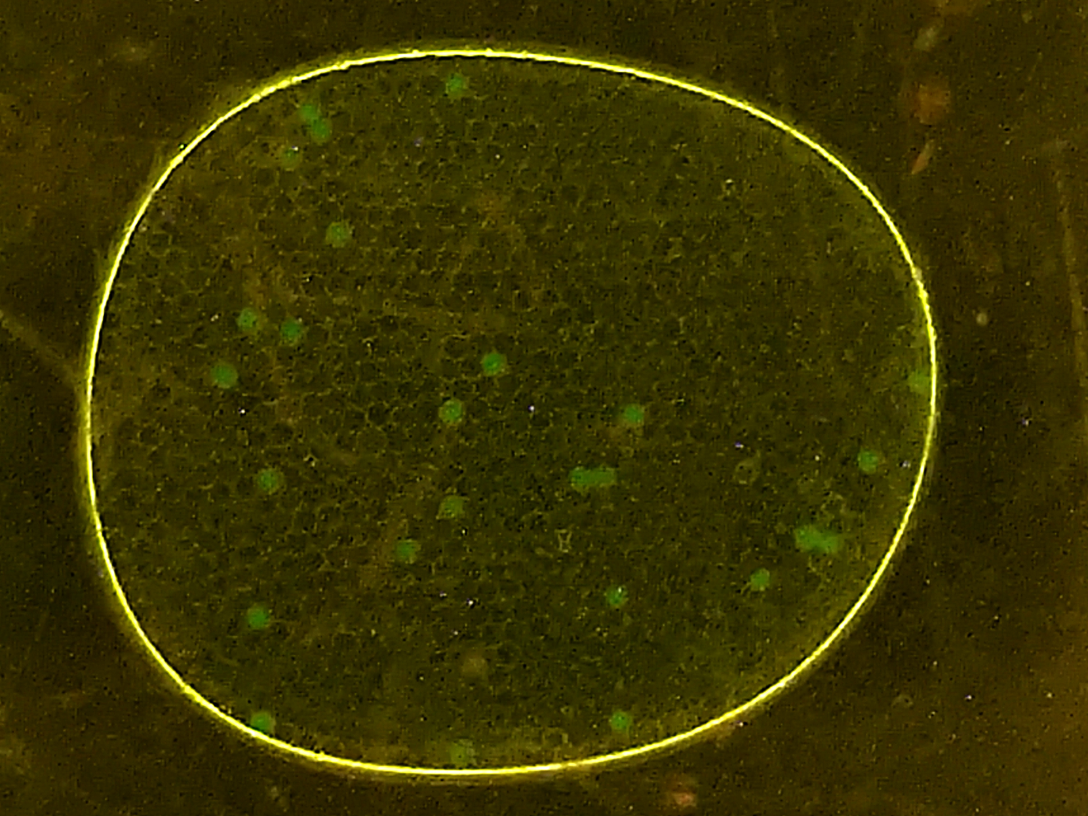
#> input picture notebooks/05/image_data/25-camera.jpg, 3264 x 2448 px, given in place of Gold STEM HAADF 59000 x 20220318 1542.tif, which was not available (shown at 1/3 size)
$ jupyter execute --allow-errors 03-experiments-with-computer-vision.ipynb   (shell and % lines are left out)   (text cells are left out)
#> lines starting #> are read from the running program, lines starting #| are printed output that depends on the picture; after the words box and inside, x2 and y2 are one past the last pixel; in counts of white or black regions, pixels touching at a corner belong together; pictures that were not available may be replaced by others from this repository, and a replacement may not be noted
[cell 1]
# standard Python libraries
import numpy as np
import matplotlib.pyplot as plt
from PIL import Image
from scipy import ndimage

# computer vision libraries
import cv2 as cv2

[cell 2]
path = "image_data/"
file = "25-miniM.tif"

path = "image_data/Jiang Photos/"
file = "Gold STEM HAADF 59000 x 20220318 1542.tif"

# read color image with OpenCV
img_bgr = cv2.imread(path + file)
#> img_bgr is the input picture: shape (2448, 3264, 3); mean B, G, R 2.3, 52.4, 57.6
#> (the rest of this cell did not finish here and is left out)

[cell 3]
# convert to RGB
img_rgb = cv2.cvtColor(img_bgr, cv2.COLOR_BGR2RGB)

# display images with Matploblib
fig, ax = plt.subplots(1, 2, figsize=(12, 4))

ax[0].imshow(img_rgb)
ax[0].set_title("RGB image displayed as RGB")

ax[1].imshow(img_bgr)
ax[1].set_title("A BGR image incorrectly shown as RGB")
#> figure, not shown here; B, G, R data is drawn as R, G, B

[cell 4]
img = img_rgb[0:1800, :, :].copy()
plt.imshow(img)

[cell 5]
r, g, b = cv2.split(img)

[cell 6]
def histogram(channel, bp=3, wp=252):
    """Return histogram and bins for a single channel."""
#> called with bp = 3, wp = 252
    hist = cv2.calcHist([channel], [0], None, [wp-bp+1], [bp, wp])
#> hist = 250 values, max 281221 at index 48, min 0 at index 249, mean 23301.6
    bins = np.array([b for b in range(bp, wp+1)])
#> bins = 250 values from 3 to 252
    return hist.flatten(), bins

def display_channel(channel, label=""):
    fig, ax = plt.subplots(1, 2, figsize=(15, 5))
    ax[0].imshow(channel.astype(np.uint8), cmap="gray")
    ax[0].set_title(label)
    hist, bins = histogram(channel.astype(np.uint8))
#> bins = 250 values from 3 to 252
    ax[1].fill_between(bins, hist, alpha=0.4, color="k", label=label)
    ax[1].legend()

display_channel(r, "red")
display_channel(g, "green")
display_channel(b, "blue")

fig, ax = plt.subplots(1, 2, figsize=(15, 5))
ax[0].imshow(img)
for color, channel in zip(['r', 'g', 'b'], [r, g, b]):
    hist, bins = histogram(channel)
    ax[1].fill_between(bins, hist, color=color, label=color, alpha=0.3)
#> this loop made 3 passes
#> color on passes 1 to 3: 'r', 'g', 'b'
ax[1].legend()

[cell 7]
# subtract blue channel from green channel
blue_weight = 0.58
offset = -20
cimg = (0.33*r + 0.34*g + 0.33*b)
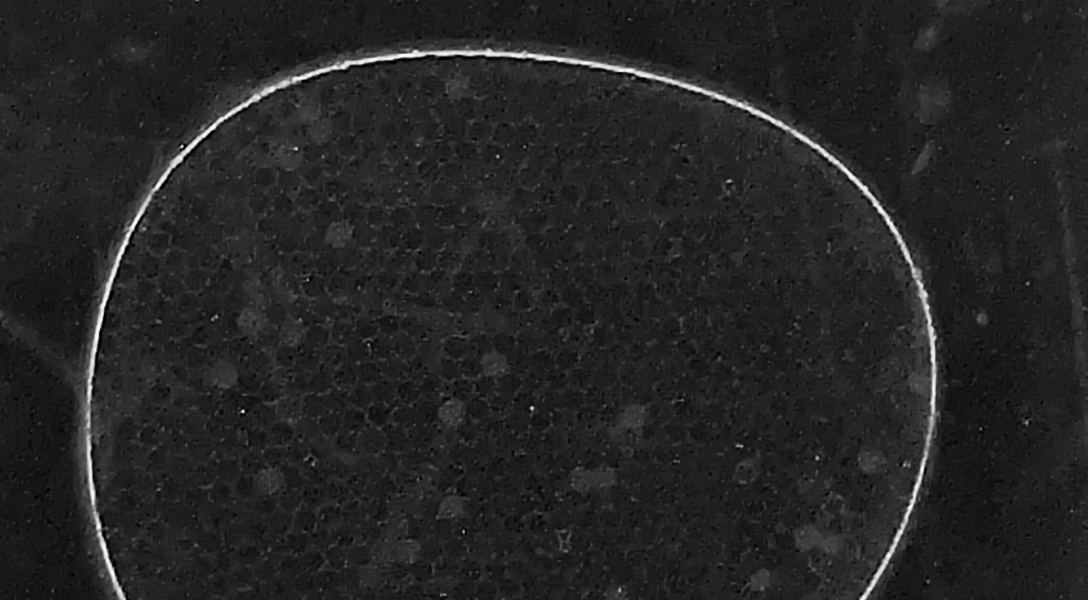
#> cimg: shape (1800, 3264) float64 (shown at 1/3 size); min 0, max 255, mean 37.3; drawn with min black and max white

# convert to integer
cimg = cimg.astype(np.uint8)
display_channel(cimg, "particle channel zero threshold")

[cell 8]
himg = cv2.equalizeHist(cimg)
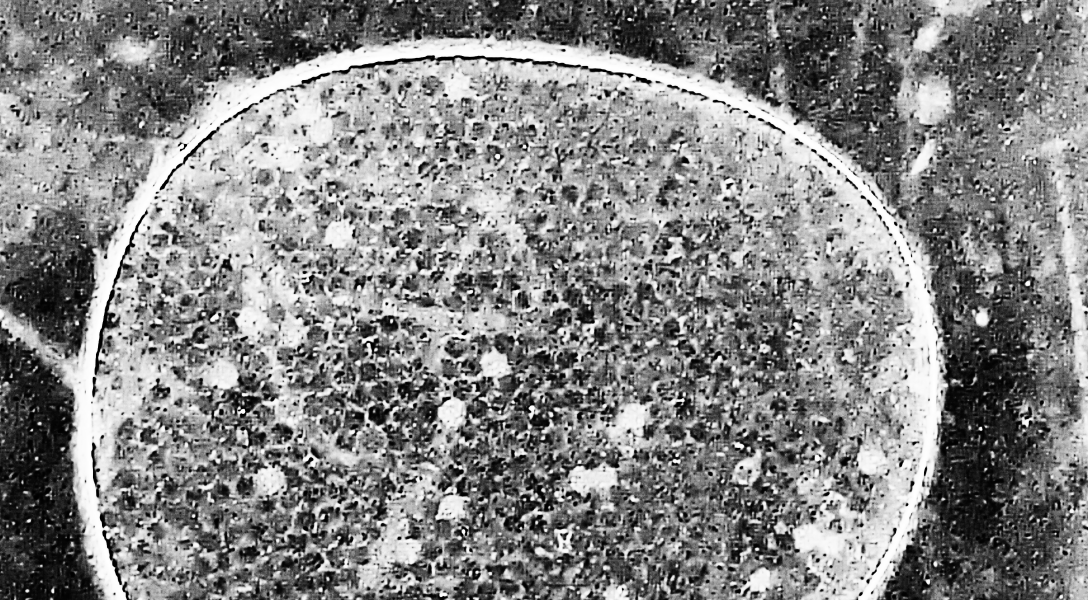
#> himg: shape (1800, 3264) (shown at 1/3 size); min 0, max 255, mean 131.8
display_channel(himg, 'equalized')

[cell 9]
# kernel size (odd number)
ksize = 21

# median filter
bimg = cv2.medianBlur(himg, ksize)
display_channel(bimg, "Low Pass Filter")

[cell 10]
# Gaussian filter
bimg = cv2.GaussianBlur(himg, (ksize, ksize), 0)
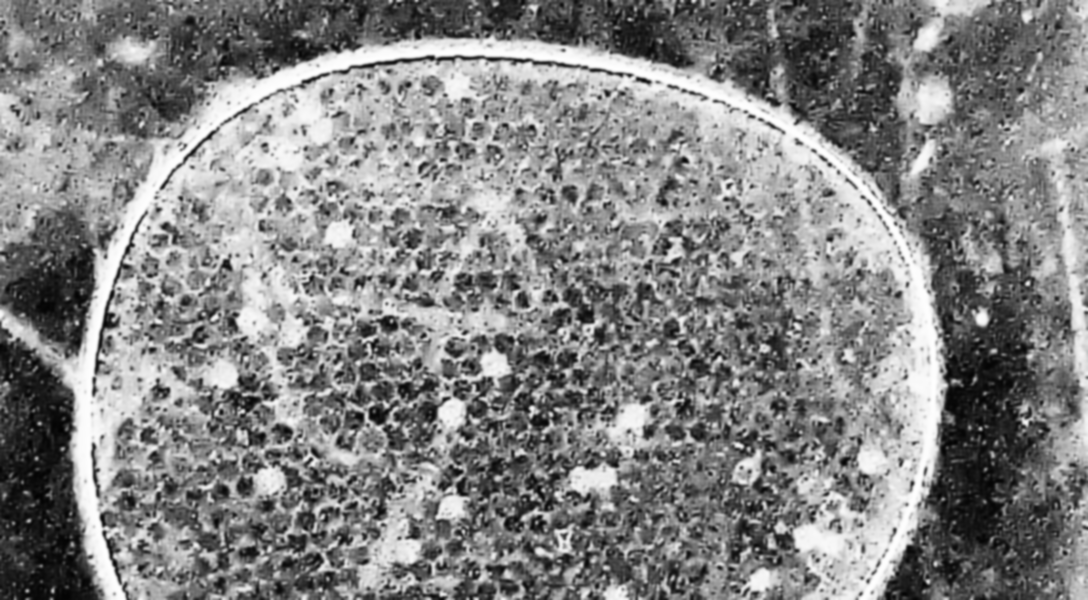
#> bimg: shape (1800, 3264) (shown at 1/3 size); min 1, max 255, mean 131.8
display_channel(bimg, "Low Pass Filter")

[cell 11]
ret, timg = cv2.threshold(cimg, 128, 255, cv2.THRESH_BINARY)
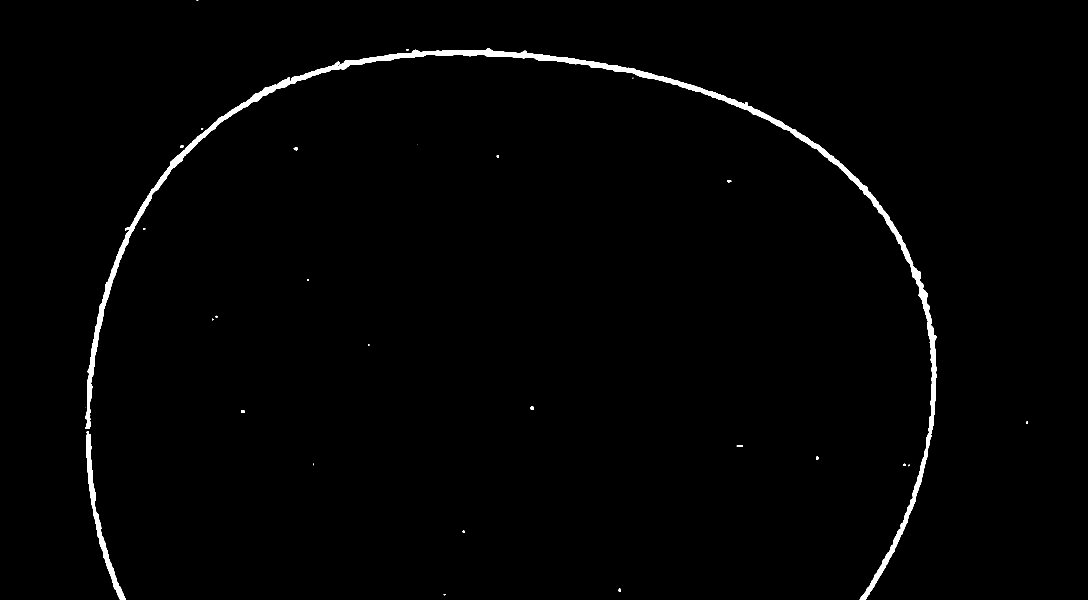
#> timg: shape (1800, 3264) (shown at 1/3 size); 1.2% white; 28 white regions (9 under 20 px), largest, box (x1, y1, x2, y2) and area: (256, 145, 2809, 1800) 62530, (258, 1293, 378, 1800) 7059, (1591, 1219, 1602, 1230) 87
display_channel(timg, 'equalized')

[cell 12]
threshold = 130

T, simg = cv2.threshold(timg, 0, 255, cv2.THRESH_OTSU + cv2.THRESH_BINARY)
#> T = 0

fig, ax = plt.subplots(1, 2, figsize=(15, 5))
ax[0].imshow(img)
ax[1].imshow(simg, cmap="gray")
print(f"Threshold = {T}")
#| Threshold = 0.0

[cell 13]
kernel = np.ones((3, 3))
iterations = 8

def morph_close (img, kernel, iterations=1):
#> called with kernel = array of shape (3, 3), iterations = 8
    ret = cv2.dilate(img, kernel=kernel, iterations=iterations)
#> ret: shape (1800, 3264); 3.1% white; 20 white regions, largest, box (x1, y1, x2, y2) and area: (248, 137, 2817, 1800) 171118, (2702, 1383, 2737, 1407) 774, (628, 939, 660, 969) 758
    ret = cv2.erode(ret, kernel=kernel, iterations=iterations)
#> ret: shape (1800, 3264); 1.2% white; 21 white regions (6 under 20 px), largest, box (x1, y1, x2, y2) and area: (256, 145, 2809, 1800) 71662, (1591, 1219, 1602, 1230) 87, (2710, 1391, 2729, 1399) 86
    return ret

close_img = morph_close(simg, kernel, iterations)
plt.imshow(close_img, cmap="gray")

[cell 14]
kernel = np.ones((3, 3))
iterations = 8

def morph_open(img, kernel, iterations):
#> called with kernel = array of shape (3, 3), iterations = 8
    ret = cv2.erode(img, kernel=kernel, iterations=iterations)
#> ret: shape (1800, 3264); 0.01% white; 15 white regions (9 under 20 px), largest, box (x1, y1, x2, y2) and area: (1226, 158, 1254, 165) 125, (1014, 193, 1034, 200) 91, (550, 444, 563, 455) 82, (2745, 821, 2754, 829) 29, (870, 239, 879, 243) 22, (2765, 879, 2772, 888) 22
    ret = cv2.dilate(ret, kernel=kernel, iterations=iterations)
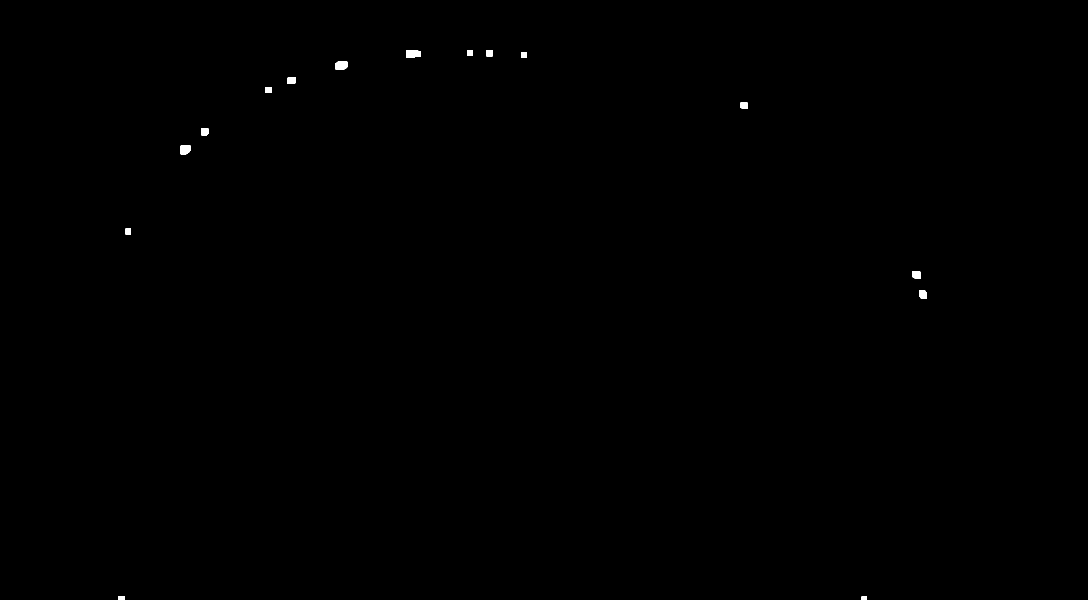
#> ret: shape (1800, 3264) (shown at 1/3 size); 0.12% white; 15 white regions, largest, box (x1, y1, x2, y2) and area: (1218, 150, 1262, 173) 941, (1006, 185, 1042, 208) 779, (542, 436, 571, 463) 722
    return ret

open_img = morph_open(close_img, kernel, iterations)

plt.imshow(open_img, cmap="gray")

[cell 15]
# find particles and plot objects
structure = np.ones((3, 3))
label_img, particle_count = ndimage.measurements.label(open_img, structure=structure)
#> label_img: shape (1800, 3264) int32; 16 distinct labels, from 0 to 15
#> particle_count = 15

# pixels are labeled with numbers corresponding to objects
fig, ax = plt.subplots(1, 1, figsize=(8, 5))
ax.imshow(np.where(label_img > 0, 1, np.zeros(label_img.shape)), cmap="gray")
ax.set_title(f"{particle_count} particles labeled")
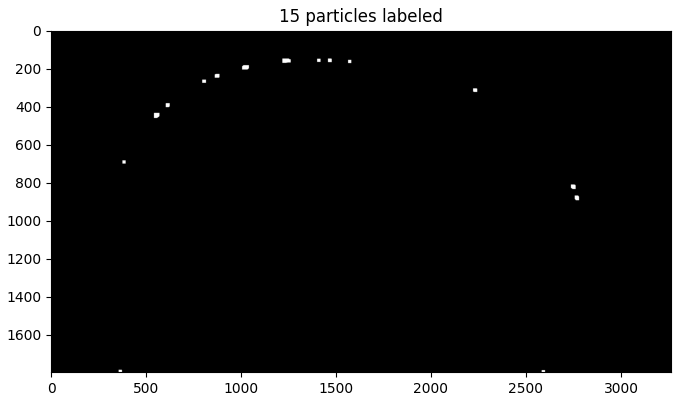
#> figure drawn by matplotlib, 1 panel

[cell 16]
# centers of mass
pts = ndimage.center_of_mass(open_img, label_img, np.arange(1, particle_count + 1))
#> pts = [(160.9, 1238.4), (159, 1467.5), (159, 1409.5), (165, 1572), (196, 1023.5), (240.6, 874.1), (269, 805.5), (316, 2232.5), (394.8, 613.8), (448.2, 555.2), (694, 384), (824.2, 2749.3), (882.9, 2768.1), (1793.6, 364.4), (1794.5, 2591.5)]

x = [x for (y,x) in pts]
#> x = [1238.4, 1467.5, 1409.5, 1572, 1023.5, 874.1, 805.5, 2232.5, 613.8, 555.2, 384, 2749.3, 2768.1, 364.4, 2591.5]
y = [y for (y,x) in pts]
#> y = [160.9, 159, 159, 165, 196, 240.6, 269, 316, 394.8, 448.2, 694, 824.2, 882.9, 1793.6, 1794.5]

fig, ax = plt.subplots(1, 1, figsize=(8, 5))
ax.imshow(img)
ax.plot(x, y, '.', ms=20, color='r')
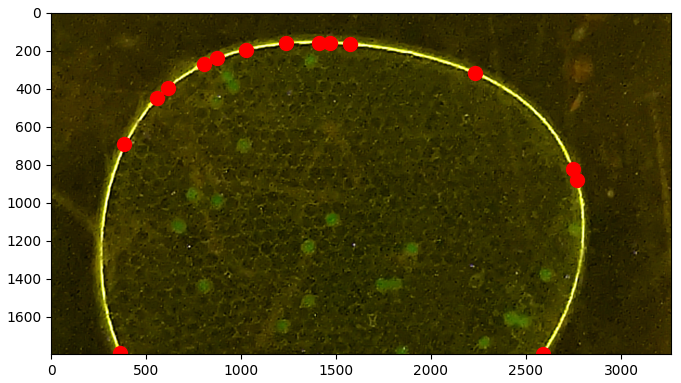
#> figure drawn by matplotlib, 1 panel

[cell 17]
# find the objects and place bounding boxes
slices = ndimage.find_objects(label_img)
#> slices = 15 items
sizes = [np.sqrt((b.stop-b.start)**2 + (a.stop-a.start)**2) for a,b in slices]
#> sizes = [49.65, 27.59, 24.76, 24.04, 42.72, 32.02, 26.25, 29.07, 29.7, 39.62, 24.04, 34.66, 33.97, 21.63, 20.59]


fig, ax = plt.subplots(1, 2, figsize=(15, 5))
ax[1].hist(sizes, bins=200)
ax[1].set_xlim(0, 200)
ax[0].imshow(img)
for k,size in enumerate(sizes):
    if size > 50 and size < 100:
        a,b = slices[k]
        ya = a.start
        yb = a.stop
        xa = b.start
        xb = b.stop
        ax[0].plot([xa, xb, xb, xa, xa], [yb, yb, ya, ya, yb], 'w')
        ax[0].text(xb, ya, f"{k}", color="w")
#> this loop made 15 passes
#> size on passes 1 to 12: 49.65, 27.59, 24.76, 24.04, 42.72, 32.02, 26.25, 29.07, 29.7, 39.62, 24.04, 34.66
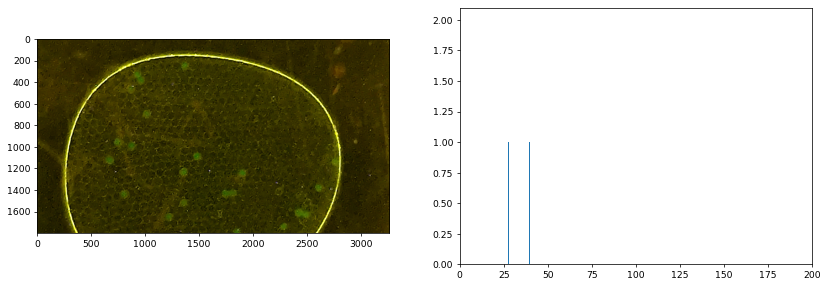
#> figure drawn by matplotlib, 2 panels; panel 2: tallest bar 2 high, from x = 23.93 to 24.08

[cell 18]
kdx = [k for k, size in enumerate(sizes) if size > 50 and size < 100]
#> kdx = []

dx = 100
dy = 100

def round_slice(s, n):
    """Round up slice to be width n"""
    m = s.stop - s.start
    start = s.start - int((n - m)/2)
    stop = start + n
    return slice(start, stop, 1)

#> (the rest of this cell did not finish here and is left out)
